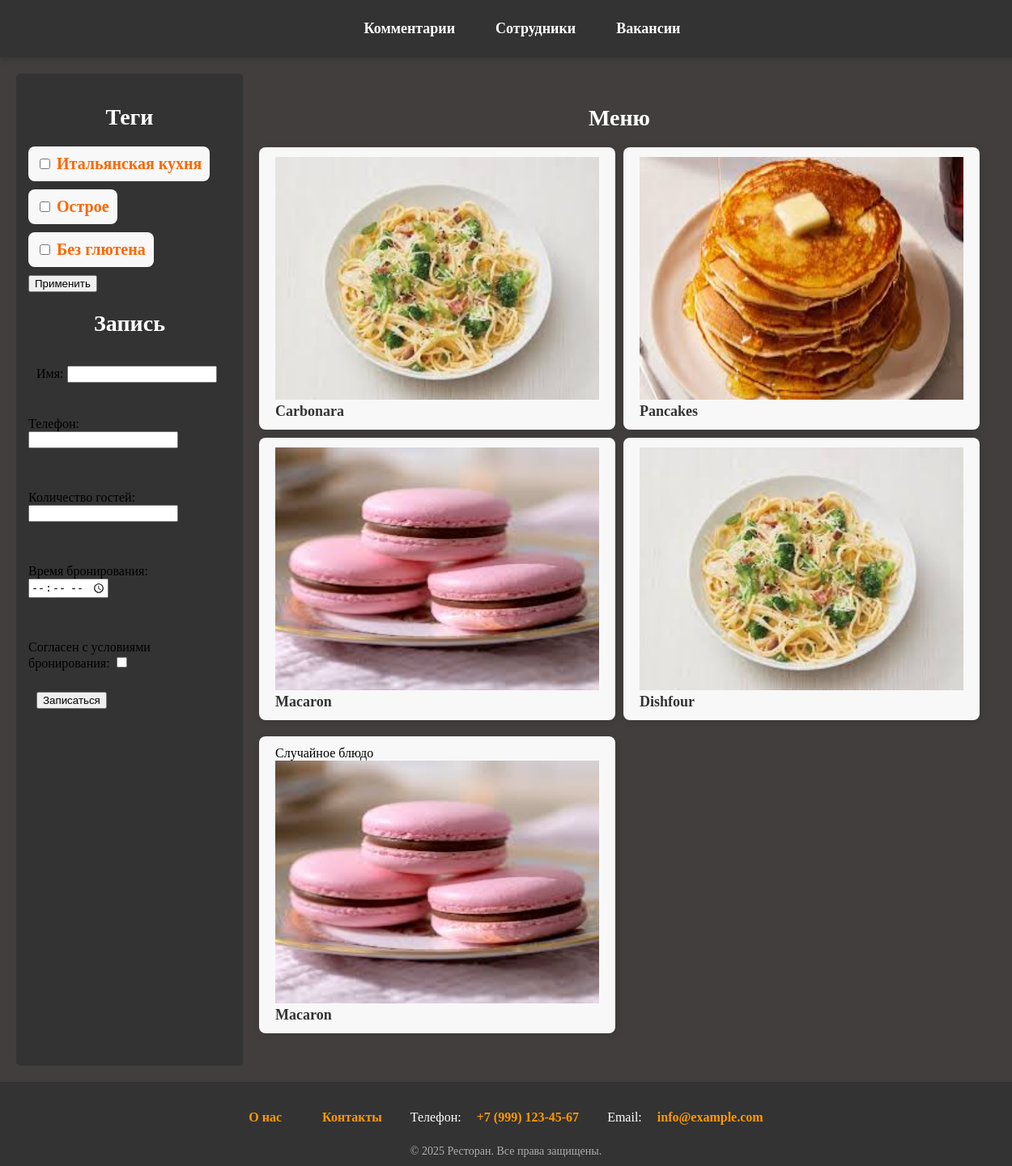
The page / on the database its author committed.
### menu/models.py (models this page shows, shortened)
class Tag(models.Model):
    name = models.CharField(max_length=40, unique=True)
    class Meta:
        verbose_name = "Тег"
        verbose_name_plural = "Теги"

class Dish(models.Model):
    name = models.CharField(max_length=40, unique=True, verbose_name='Название')
    category = models.ForeignKey(Category, on_delete=models.CASCADE, related_name='dishes', null=True, verbose_name='Категория')
    price = models.DecimalField(max_digits=7, decimal_places=2, verbose_name='Цена')
    photo = models.ImageField(upload_to='menu/', blank=True, null=True, verbose_name='Фото')
    tags = models.ManyToManyField(Tag, related_name="dishes", blank=True)
    class Meta:
        verbose_name = "Блюдо"
        verbose_name_plural = "Блюда"

### menu/views.py (the view, shortened to what this page needs)
# urls.py: path('', views.menu, name='menu'),
def menu(request):
    tags = Tag.objects.all()
    selected_tags = request.GET.getlist('tags')
    dishes = Dish.objects.all()
    if selected_tags:
        dishes = dishes.filter(tags__name__in=selected_tags)
    form = ReservationForm()
    context = {
        'dishes': dishes,
        'tags': tags,
        'form': form
    }
    return render(request, 'menu.html', context)

### menu/converters.py (called while the page is built)
    def to_url(self, value):
        return value

### menu/templatetags/my_tags.py (called while the page is built)
@register.simple_tag
def random_dish():
    return random.choice(Dish.objects.all())

### menu/templates/menu.html (shortened to what this page needs)
{% extends "base.html" %}
{% load my_tags %}
{% load static %}
{% block content %}
    <div class="container">
        <aside class="sidebar">
            <h2 class="comments-header">Теги</h2>
            <form method="get" action="">
                {% for tag in tags %}
                    <label class="dish_detail_category">
                        <input type="checkbox" name="tags" value="{{ tag.name }}"
                            {% if tag.name in selected_tags %}checked{% endif %}>
                        {{ tag.name }}
                    </label><br>
                {% endfor %}
                <button type="submit">Применить</button>
            </form>
            <h2 class="comments-header">Запись</h2>
            <form method="post" action="">
                {% for field in form %}
                    <p>
                        <label class="form-label" for="{{ field.id_for_label }}">{{ field.label }}:</label>
                        {{ field }}
                    </p>
                {% endfor %}
                <button type="submit">Записаться</button>
            </form>
        </aside>
        <main class="content">
            <h1 class="comments-header">Меню</h1>
            <ul class="menu">
                {% for dish in dishes %}
                    <li class="dish">
                        <img width="400px" height="300px" src="{% static dish.photo %}" alt="Фото блюда"><br>
                        <a href="{% url 'dish_detail' dish.name %}">{{ dish.name|capfirst }}</a>
                    </li>
                {% endfor %}
            </ul>
            {% random_dish as rd %}
            <ul class="menu">
                <li class="dish">
                    Случайное блюдо<br>
                    <img width="400px" height="300px" src="{% static rd.photo %}" alt="Фото блюда"><br>
                    <a href="{% url 'dish_detail' rd.name %}">{{ rd.name|capfirst }}</a>
                </li>
            </ul>
        </main>
    </div>
{% endblock %}

### static/styles/style.css (style rules this page uses)
html, body { height: 100%; margin: 0; }
body { background: #423e3e; display: flex; flex-direction: column; min-height: 100%; }
main { flex-grow: 1; padding: 20px; }
.menu { list-style: none; padding: 0; margin: 20px 0; display: flex; flex-wrap: wrap; gap: 10px; }
.dish { background: #f8f8f8; padding: 12px 20px; border-radius: 8px; transition: 0.3s ease-in-out; box-shadow: 2px 2px 10px rgba(0, 0, 0, 0.1); }
.dish a { text-decoration: none; color: #333; font-size: 18px; font-weight: bold; transition: 0.3s; }
.dish_detail_category { font-size: 20px; font-weight: bold; color: #ff6600; text-align: center; background: #f8f8f8; padding: 10px; border-radius: 8px; display: inline-block; }
.comments-header { font-size: 28px; color: white; text-align: center; margin-bottom: 20px; }

### templates/base.html (style rules this page uses)
.container { display: flex; }
.content { flex: 1; padding-right: 20px; }
.sidebar { width: 250px; background: #333; padding: 15px; border-radius: 5px; }
.sidebar form { display: flex; flex-wrap: wrap; gap: 10px; align-items: center; }

### rows shown on the page
Tag: name "Итальянская кухня"
Tag: name "Острое"
Tag: name "Без глютена"
Dish: photo (picture), name "Carbonara"
Dish: photo (picture), name "Pancakes"
Dish: photo (picture), name "Macaron"
Dish: photo (picture), name "Dishfour"

### other values the page prints
{{ field.label }} "Имя" "Телефон" "Количество гостей" "Время бронирования" "Согласен с условиями бронирования"
